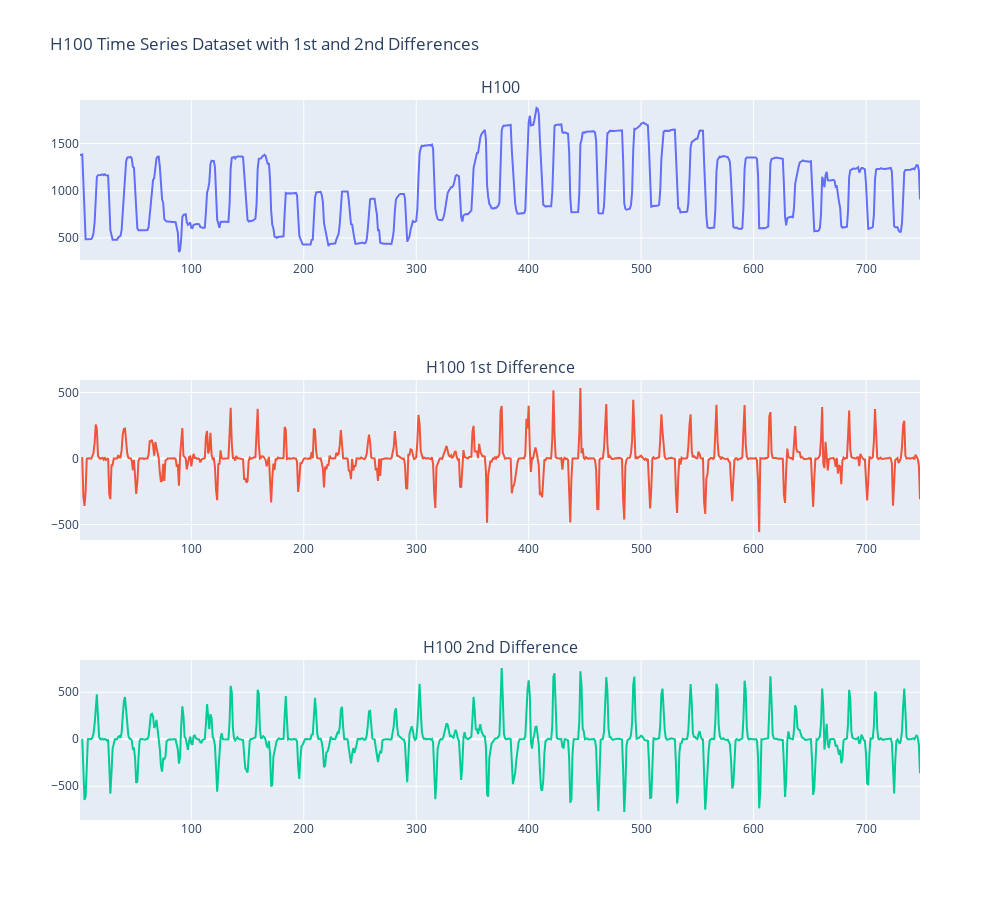

The cell this chart's notebook holds for it:
### Markdown cell above
### Differencing
---
We have a time series and wish to make it stationary. What we could do is take the trend and make a new time series.

$$y'_t = y_t - y_{t-1}$$

In backshift notation, it would be this.

$$y'_t = y_t - By_t$$

![](/images/chapter_9/data_diff.png.png)

### Code cell
ds['y_diff_1'] = ds['y'].diff(periods=1)
ds['y_diff_2'] = ds['y'].diff(periods=2)

fig = make_subplots(rows=3, cols=1, subplot_titles=('H100', 'H100 1st Difference', 'H100 2nd Difference'))

plot_diff_1 = go.Scatter(x=ds['ds'], y=ds['y_diff_1'], mode='lines')
plot_diff_2 = go.Scatter(x=ds['ds'], y=ds['y_diff_2'], mode='lines')

fig.add_trace(plot, row=1, col=1)
fig.add_trace(plot_diff_1, row=2, col=1)
fig.add_trace(plot_diff_2, row=3, col=1)

fig.update_layout(
    showlegend=False, 
    height=900, width=1000, 
    title_text="H100 Time Series Dataset with 1st and 2nd Differences"
    )
fig.show()
fig.write_image('./data_diff.png')

### Figure 1 — Plotly figure (JSON) as saved in the notebook; plotly's stock layout.template omitted (floating-point values rounded to 4 significant figures; data arrays with more than 128 entries replaced by an {"elided": "..."} marker saying what was removed)
{"data": [{"mode": "lines", "name": "H100 Time Series", "type": "scatter", "x": {"elided": "748 int values"}, "xaxis": "x", "y": {"elided": "748 float values"}, "yaxis": "y"}, {"mode": "lines", "type": "scatter", "x": {"elided": "748 int values"}, "xaxis": "x2", "y": {"elided": "748 float values"}, "yaxis": "y2"}, {"mode": "lines", "type": "scatter", "x": {"elided": "748 int values"}, "xaxis": "x3", "y": {"elided": "748 float values"}, "yaxis": "y3"}], "layout": {"annotations": [{"font": {"size": 16}, "showarrow": false, "text": "H100", "x": 0.5, "xanchor": "center", "xref": "paper", "y": 1, "yanchor": "bottom", "yref": "paper"}, {"font": {"size": 16}, "showarrow": false, "text": "H100 1st Difference", "x": 0.5, "xanchor": "center", "xref": "paper", "y": 0.6111, "yanchor": "bottom", "yref": "paper"}, {"font": {"size": 16}, "showarrow": false, "text": "H100 2nd Difference", "x": 0.5, "xanchor": "center", "xref": "paper", "y": 0.2222, "yanchor": "bottom", "yref": "paper"}], "height": 900, "showlegend": false, "title": {"text": "H100 Time Series Dataset with 1st and 2nd Differences"}, "width": 1000, "xaxis": {"anchor": "y", "domain": [0, 1]}, "xaxis2": {"anchor": "y2", "domain": [0, 1]}, "xaxis3": {"anchor": "y3", "domain": [0, 1]}, "yaxis": {"anchor": "x", "domain": [0.7778, 1]}, "yaxis2": {"anchor": "x2", "domain": [0.3889, 0.6111]}, "yaxis3": {"anchor": "x3", "domain": [0, 0.2222]}}}
